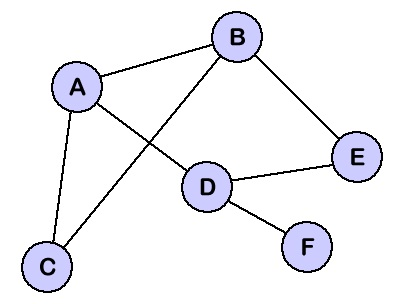
#> input picture hw9/graph.png, 404 x 304 px
$ jupyter execute cv_graph_restoration.ipynb
#> lines starting #> are read from the running program, lines starting #| are printed output that depends on the picture; after the words box and inside, x2 and y2 are one past the last pixel; in counts of white or black regions, pixels touching at a corner belong together
[cell 1]
import cv2
import numpy as np
import matplotlib.pyplot as plt

img = (cv2.cvtColor(cv2.imread('graph.png'), cv2.COLOR_BGR2GRAY) < 240).astype('uint8') * 255
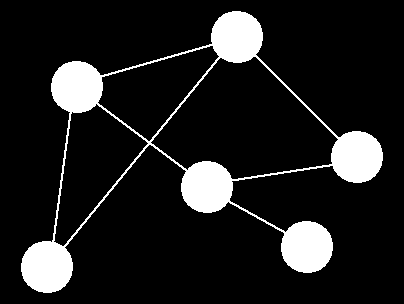
#> img: shape (304, 404); 12% white; 1 white region, box (x1, y1, x2, y2) and area: (21, 11, 383, 293) 14758
kernel = np.ones((2, 2), np.uint8)
img = cv2.erode(img, kernel, iterations=1)
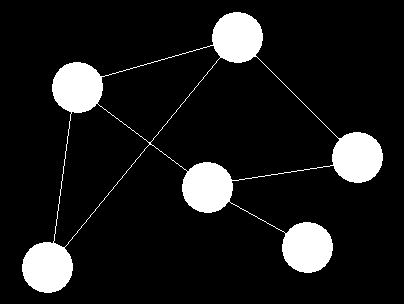
#> img: shape (304, 404); 10.6% white; 1 white region, box (x1, y1, x2, y2) and area: (22, 12, 383, 293) 12999
plt.imshow(img, cmap="gray")
plt.show()
edges = cv2.Canny(img, 252, 254)
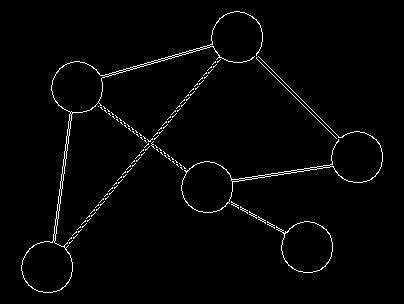
#> edges: shape (304, 404); 2% white in thin lines or dots, all inside (x1, y1, x2, y2) = (21, 11, 383, 293)
plt.imshow(edges)
plt.show()

[cell 2]
origin = cv2.cvtColor(cv2.imread('graph.png'), cv2.COLOR_BGR2RGB)
plt.imshow(origin)
plt.show()
circles = cv2.HoughCircles(edges,
                           cv2.HOUGH_GRADIENT,
                           dp=1,       # internal ratio parameter, usually 1
                           minDist=70, # between centers
                           param1=254,  # parameters of mode (canny edge)
                           param2=15,  # bigger - less false positives
                           minRadius=20,
                           maxRadius=35)
#> circles = [[75.5, 87.5, 25.2], [307.5, 245.5, 25.7], [206.5, 185.5, 25.2], [235.5, 37.5, 25.7], [46.5, 265.5, 25.2], [355.5, 156.5, 25.7]]
circles = np.uint16(np.around(circles))
#> circles = [[76, 88, 25], [308, 246, 26], [206, 186, 25], [236, 38, 26], [46, 266, 25], [356, 156, 26]]
for i in circles[0,:]:
    # draw the outer circle
    cv2.circle(origin, (*i[:2],), i[2], (255,0,0), 2)
    # draw the center of the circle
    cv2.circle(origin, (*i[:2],), 2, (0,0,255), 3)
#> this loop made 6 passes
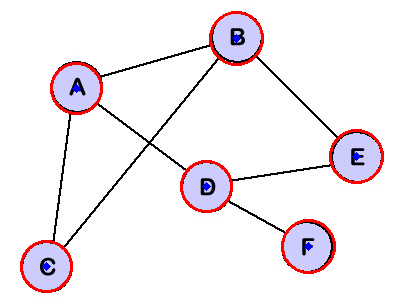
#> origin: shape (304, 404, 3); mean R, G, B 244.2, 238.1, 242.4
plt.imshow(origin)
plt.show()

[cell 3]
lines = cv2.HoughLinesP(
        edges,
        rho=1,             # distance resolution
        theta=np.pi/180,   # angle resolution
        threshold=25,
        minLineLength=55,
        maxLineGap=30
)
#> lines = 19 rows, first 6: [54, 242, 72, 112], [64, 247, 219, 55], [232, 182, 333, 166], [65, 249, 221, 57], [101, 78, 212, 46], [52, 242, 70, 112]
lines = lines.reshape((lines.shape[0], 4))
result = np.zeros_like(edges)
for x1, y1, x2, y2 in lines:
    cv2.line(result, (x1, y1), (x2, y2), 255, 3)
#> this loop made 19 passes
#> (x1, y1, x2, y2) on passes 1 to 12: (54, 242, 72, 112), (64, 247, 219, 55), (232, 182, 333, 166), (65, 249, 221, 57), (101, 78, 212, 46), (52, 242, 70, 112), (98, 102, 188, 170), (256, 54, 339, 137), (101, 107, 186, 171), (231, 180, 332, 164), (254, 56, 338, 140), (228, 202, 285, 233)
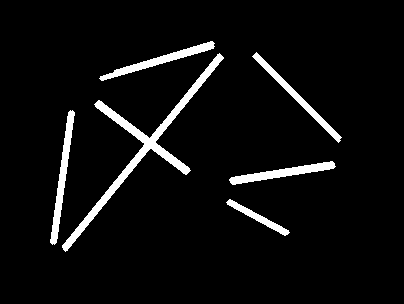
#> result: shape (304, 404); 5.3% white; 6 white regions, box (x1, y1, x2, y2) and area: (62, 53, 224, 252) 2671, (50, 110, 75, 245) 927, (99, 41, 215, 81) 866, (229, 161, 336, 185) 846, (252, 52, 342, 143) 775, (226, 199, 290, 236) 448
plt.imshow(result, cmap="gray")
plt.show()

[cell 4]
def distance(x1, y1, x2, y2):
    return np.sqrt((x1 - x2)**2 + (y1-y2)**2)

[cell 5]
import networkx as nx
radius = np.mean(circles[0, :, 2])
#> radius = 25.5
radius_threshold = np.sqrt(2 * (radius+15)**2) # for cases if the detected line is smaller
#> radius_threshold = 57.28

graph = nx.Graph()
for node in circles[0,:]:
    graph.add_node((node[0], node[1]))
#> this loop made 6 passes

for line in lines:
    node1 = None
    node2 = None
    for x,y in graph.nodes():
        distance1 = distance(x, y, line[0], line[1])
        distance2 = distance(x, y, line[2], line[3])
        if distance1 < radius_threshold: # line start is in the increased circle
            node1 = (x, y)
        if distance2 < radius_threshold: # line end is in the increased circle
            node2 = (x, y)
    if node1 and node2:
        graph.add_edge(node1, node2)
#> this loop made 19 passes

[cell 6]
nx.draw(graph, with_labels=True, node_size=600)
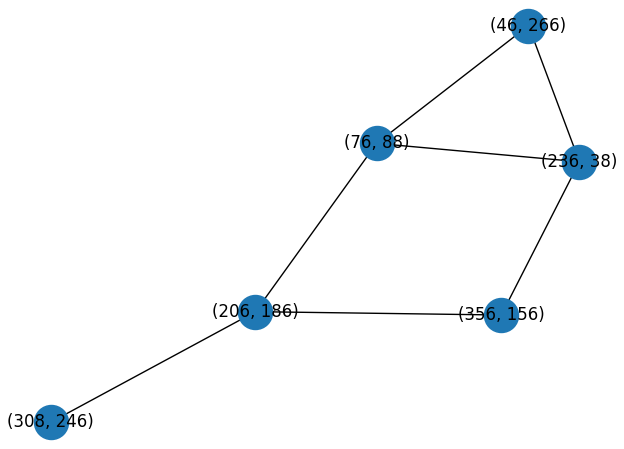
#> figure drawn by matplotlib, 1 panel
